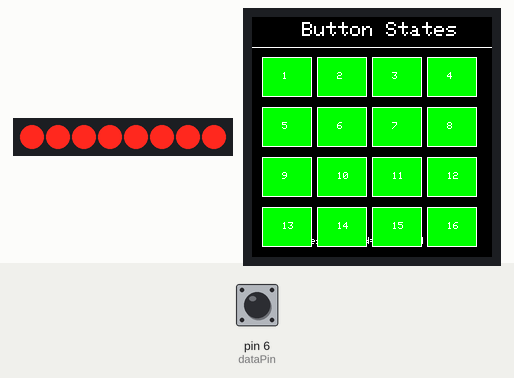
The sketch below on a simulated Arduino Uno, built with avr-gcc and run on an emulated ATmega328P. On the bench: 8 shift-register outputs drawn as a row of LEDs (first output left, lit = HIGH), 240×240 colour display. Wiring (inferred from the names in the program): shift register (74HC595): data pin 8; shift clock pin 2. Wiring (inferred from the signals the program sends): row of LEDs: on Q0, Q1, Q2, Q3, Q4, Q5, Q6, Q7. The inputs (shaded band) are chosen by the test bench; at power-on: pin 6 (dataPin) LOW. What the sketch prints to the serial monitor is not drawn.

Above: at 1.4 s.
1.5 s: pin 6 (dataPin) driven HIGH
At 2.8 s:
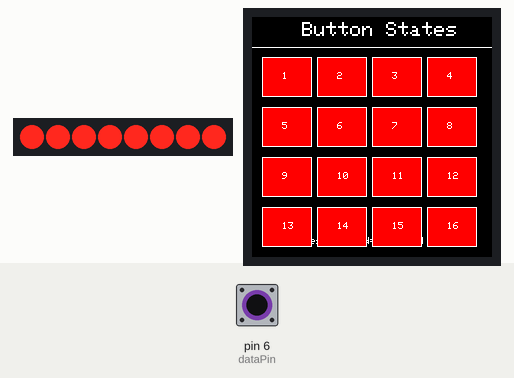
3.5 s: pin 6 (dataPin) pulsed LOW 5 times (0.12 s each, 0.3 s apart)
At 5.3 s:
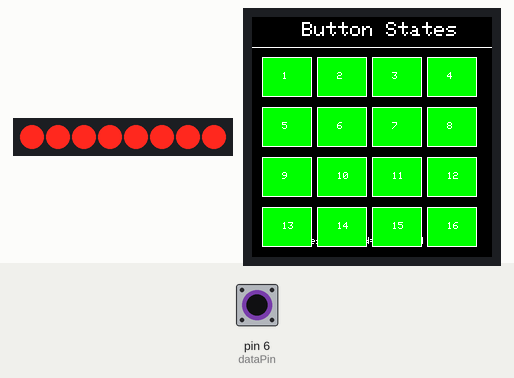
8.0 s: pin 6 (dataPin) pulsed LOW 5 times (0.12 s each, 0.3 s apart)
Timing chart, 0 to 11.0 s (numbered marks = the images above; inputs shaded):
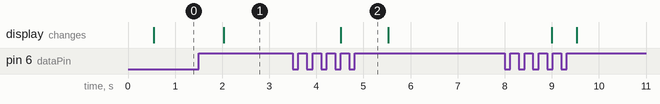

The sketch:

Button_test_2xSN74HC165N.ino
```cpp
#include <Adafruit_GFX.h>
#include <Adafruit_ST7789.h>
#include <SPI.h>

// Определение пинов для дисплея
#define TFT_CS    3
#define TFT_DC    4
#define TFT_RST   5

// Определение пинов для регистров
const int loadPin = 8;   // SH/LD
const int clockPin = 2;  // CLK
const int dataPin = 6;   // QH первого регистра

// Инициализация дисплея
Adafruit_ST7789 tft = Adafruit_ST7789(TFT_CS, TFT_DC, TFT_RST);

// Переменные для хранения предыдущего состояния кнопок
uint16_t prevButtonStates = 0;
bool firstRun = true;

void setup() {
  // Инициализация последовательной связи
  Serial.begin(9600);

  // Инициализация пинов регистров
  pinMode(loadPin, OUTPUT);
  pinMode(clockPin, OUTPUT);
  pinMode(dataPin, INPUT);
  digitalWrite(clockPin, HIGH);
  digitalWrite(loadPin, HIGH);

  // Инициализация дисплея
  tft.init(240, 240, SPI_MODE2);
  tft.setRotation(4);
  tft.fillScreen(ST77XX_BLACK);

  // Рисуем статические элементы интерфейса
  drawStaticUI();
}

void loop() {
  // Считывание состояния кнопок
  uint16_t buttonStates = readShiftRegisters();

  // Вывод на последовательный монитор
  for (int i = 0; i < 16; i++) {
    Serial.print("Button ");
    Serial.print(i + 1);
    Serial.print(": ");
    Serial.println(buttonStates & (1 << i) ? "PRESSED" : "RELEASED");
  }
  Serial.println("----------------");

  // Отображение на TFT-дисплее (только измененных состояний)
  updateButtonDisplay(buttonStates);

  delay(200); // Задержка между опросами
}

// Функция для чтения данных из сдвиговых регистров
uint16_t readShiftRegisters() {
  // Загрузка данных в регистры
  digitalWrite(loadPin, LOW);
  delayMicroseconds(5);
  digitalWrite(loadPin, HIGH);
  delayMicroseconds(5);

  // Считывание 16 бит
  uint16_t buttonStates = 0;
  for (int i = 0; i < 16; i++) {
    buttonStates = (buttonStates << 1) | digitalRead(dataPin);
    digitalWrite(clockPin, LOW);
    delayMicroseconds(5);
    digitalWrite(clockPin, HIGH);
    delayMicroseconds(5);
  }

  // Инверсия битов (так как кнопки подключены к GND)
  return ~buttonStates;
}

// Функция для рисования статических элементов интерфейса
void drawStaticUI() {
  tft.setTextSize(2);
  tft.setTextColor(ST77XX_WHITE);
  tft.setCursor(50, 5);
  tft.println("Button States");

  tft.drawLine(0, 30, 240, 30, ST77XX_WHITE); // Разделительная линия

  // Рисуем контуры всех кнопок (16 кнопок в сетке 4x4)
  for (int i = 0; i < 16; i++) {
    int x = 10 + (i % 4) * 55;  // 4 колонки
    int y = 40 + (i / 4) * 50;  // 4 строки

    tft.drawRect(x, y, 50, 40, ST77XX_WHITE); // Контур кнопки

    // Номер кнопки
    tft.setTextSize(1);
    tft.setCursor(x + 20, y + 15);
    tft.print(i + 1);
  }

  // Подпись внизу экрана
  tft.setTextSize(1);
  tft.setCursor(10, 220);
  tft.println("Green=Pressed  Red=Released");
}

// Функция для обновления отображения кнопок (только измененных состояний)
void updateButtonDisplay(uint16_t states) {
  // Если это первый запуск, рисуем все кнопки
  if (firstRun) {
    for (int i = 0; i < 16; i++) {
      drawButton(i, states & (1 << i));
    }
    firstRun = false;
    prevButtonStates = states;
    return;
  }

  // Проверяем, изменилось ли состояние каждой кнопки
  for (int i = 0; i < 16; i++) {
    bool currentState = states & (1 << i);
    bool prevState = prevButtonStates & (1 << i);

    // Если состояние изменилось, перерисовываем эту кнопку
    if (currentState != prevState) {
      drawButton(i, currentState);
    }
  }

  // Сохраняем текущее состояние для следующего сравнения
  prevButtonStates = states;
}

// Функция для отрисовки отдельной кнопки
void drawButton(int buttonIndex, bool isPressed) {
  int x = 10 + (buttonIndex % 4) * 55;  // 4 колонки
  int y = 40 + (buttonIndex / 4) * 50;  // 4 строки

  // Заливаем прямоугольник цветом в зависимости от состояния
  if (isPressed) {
    tft.fillRect(x + 1, y + 1, 48, 38, ST77XX_GREEN); // Нажата - зеленый
  } else {
    tft.fillRect(x + 1, y + 1, 48, 38, ST77XX_RED);   // Отпущена - красный
  }

  // Восстанавливаем номер кнопки
  tft.setTextSize(1);
  tft.setTextColor(ST77XX_WHITE);
  tft.setCursor(x + 20, y + 15);
  tft.print(buttonIndex + 1);

  // Восстанавливаем контур кнопки
  tft.drawRect(x, y, 50, 40, ST77XX_WHITE);
}
```

Measured:
- after the input at 1.5 s, the display: changes after 0.53 s (image 1)
- after the input at 3.5 s, the display: changes after 1.0 s (image 2)
